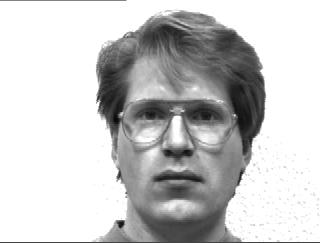
#> input picture newtrain/subject01.centerlight.jpg, 320 x 243 px; its folder holds 4 pictures in this run
$ python 'Eigenfaces vs Fisherfaces reworked final.py'
#> lines starting #> are read from the running program, lines starting #| are printed output that depends on the picture; pictures that were not available may be replaced by others from this repository, and a replacement may not be noted
#!/usr/bin/env python
# coding: utf-8

# ## Importing required libraries
#

# In[1]:


# Import libraries
from matplotlib import pyplot as plt
from matplotlib.image import imread
import numpy as np
import os
import cv2


# In[2]:


dataset_path = 'yalefaces/'
train_path= 'newtrain/'
test_path= 'newtest/'
dataset_dir  = os.listdir(dataset_path)
train_dir=os.listdir(train_path)
test_dir=os.listdir(test_path)
width  = 320
height = 243


# ## Getting train and test images
#
# Here, we also preprocess the data to from 243x320 to 55x55 to increase the speed of computation

# In[3]:


print('Train Images:')
train_image_names = train_dir
training_tensor   = np.ndarray(shape=(len(train_image_names), 55*55), dtype=np.float64)
lst=[]
lstnoresize=[]
for i in range(len(train_image_names)):
    img = plt.imread(train_path + train_image_names[i])
#> img is the input picture: shape (243, 320); min 8, max 255, mean 200.7
    imresize=cv2.resize(img,(55,55)) #Pre processing
#> pass 3 of the loop `for i in range(len(train_image_names)):`:
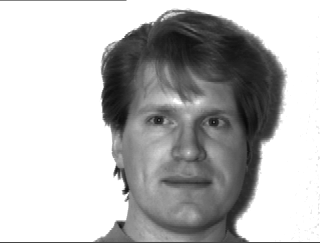
#> input picture newtrain/subject01.happy.gif, 320 x 243 px
#> img is the input picture: shape (243, 320); min 9, max 255, mean 184.5
#> `imresize=cv2.resize(img,(55,55))`:
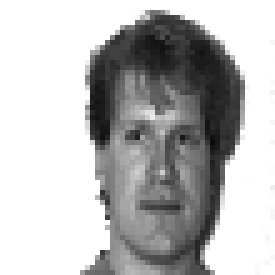
#> imresize: shape (55, 55) (shown 5 times larger); min 11, max 255, mean 185
#> the loop made 4 passes; the first 3 are shown
    training_tensor[i,:] = np.array(imresize, dtype='float64').flatten()
    lst.append(imresize)
    plt.subplot(10,10,1+i)
    plt.imshow(imresize, cmap='gray')
    plt.subplots_adjust(right=3.0, top=3)
    plt.tick_params(labelleft='off', labelbottom='off', bottom='off',top='off',right='off',left='off', which='both')
plt.show()
images=np.array(lst)
print('Test Images:')
test_image_names = test_dir
testing_tensor   = np.ndarray(shape=(len(test_image_names), 55*55), dtype=np.float64)

for i in range(len(test_image_names)):
    img = imread(test_path + test_image_names[i])
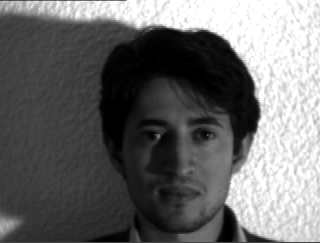
#> input picture newtest/subject03.rightlight.jpg, 320 x 243 px
#> img is the input picture: shape (243, 320); min 0, max 255, mean 106.6
    testresize=cv2.resize(img,(55,55))
    testing_tensor[i,:] = np.array(testresize, dtype='float64').flatten()
    plt.subplot(8,10,1+i)
    plt.title(test_image_names[i].split('.')[0][-2:]+test_image_names[i].split('.')[1])
    plt.imshow(img, cmap='gray')
    plt.subplots_adjust(right=3.0, top=5)
    plt.tick_params(labelleft='off', labelbottom='off', bottom='off',top='off',right='off',left='off', which='both')
plt.show()


# ## Finding the mean face

# In[4]:


mean_face = np.zeros((1,55*55))
for i in training_tensor:
    mean_face = np.add(mean_face,i)
mean_face = np.divide(mean_face,float(len(train_image_names))).flatten()
plt.imshow(mean_face.reshape(55, 55), cmap='gray')
plt.tick_params(labelleft='off', labelbottom='off', bottom='off',top='off',right='off',left='off', which='both')
plt.show()
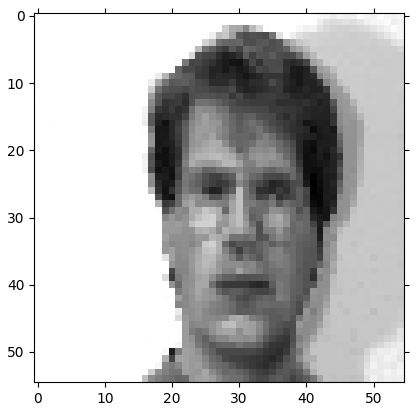
#> figure drawn by matplotlib, 1 panel
len(mean_face)


# ## Finding principal components, Eigenvectors and Eigenvalues

# In[5]:


img_vectors=np.reshape(images,(images.shape[0],images.shape[1]*images.shape[2])) #flattening each image in the array to 1*3025
shortmean=np.mean(img_vectors,axis=0)
image_std_vec=np.std(img_vectors,axis=0)
normalized=[]
for j in img_vectors:
    normalized.append((j-shortmean)) #normalizing each image by subtracting mean face and dividing by standard deviation
normalized=np.array(normalized)
covar=np.cov(np.transpose(normalized)) #finding the covariance matrix
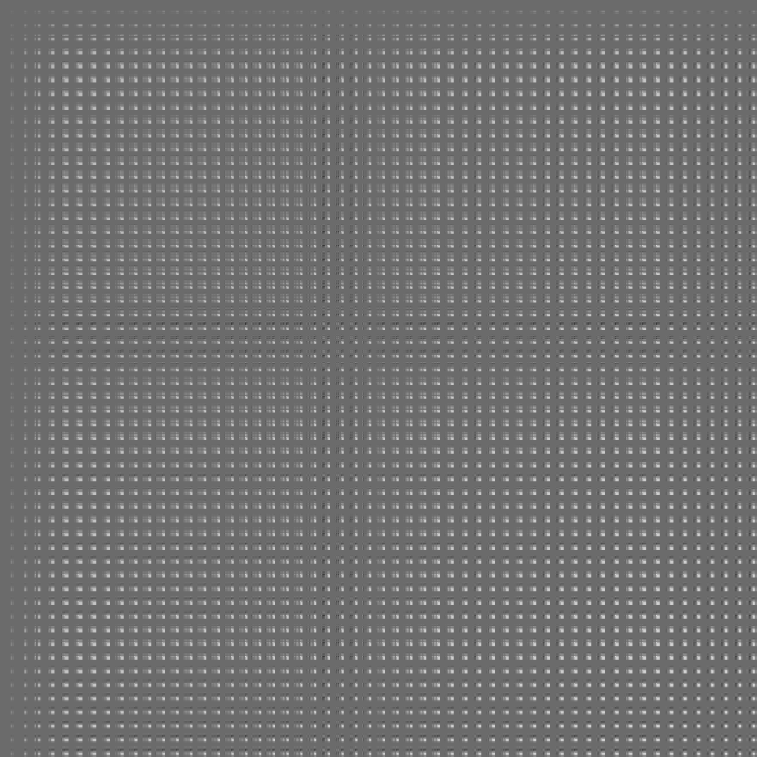
#> covar: shape (3025, 3025) float64 (shown at 1/4 size); min -12310.3, max 16873.6, mean 751.4; drawn with min black and max white
print(mean_face.shape)
print("Computing Eigen vectors")
eigvals, eigvects=np.linalg.eig(covar) #finding eigenvalues and eigenvectors of covariance matrix
print("Eigen vectors calculated")
mean_face=np.reshape(shortmean,(images.shape[1]*images.shape[2]))
print(covar.shape)
#| (3025, 3025)


# ## Top 10 Eigenfaces

# In[22]:


idx = eigvals.argsort()[::-1]
eigvals = eigvals[idx]
eigvects = eigvects[:,idx]
eig_vectors=np.real(np.transpose(eigvects))
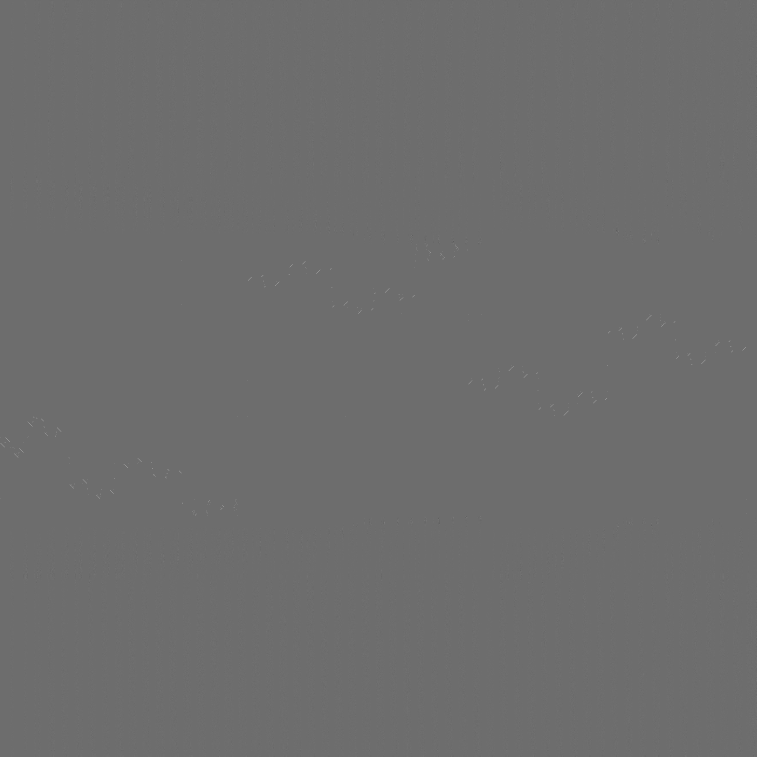
#> eig_vectors: shape (3025, 3025) float64 (shown at 1/4 size); min -0.756, max 1, mean 0.000119; drawn with min black and max white
for i in range(10):
    img = eig_vectors[i].reshape(images.shape[1],images.shape[2])
    plt.subplot(2,5,1+i)
    plt.imshow(img, cmap='gray')
    plt.title("Eigenface "+str(i+1))
    plt.subplots_adjust(right=1.1, top=0.9)
    plt.tick_params(labelleft='off', labelbottom='off', bottom='off',top='off',right='off',left='off', which='both')

plt.show()
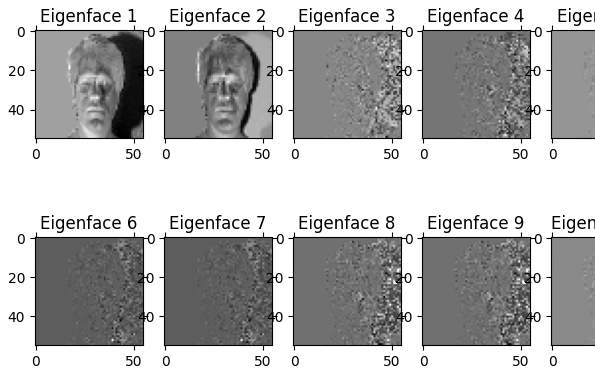
#> figure drawn by matplotlib, 10 panels
print(eig_vectors.shape)
#| (3025, 3025)
imp_eig_vectors=eig_vectors[3:63] #taking only first 60 eigenvectors
eig_vectors_pca=eig_vectors[3:13] #for pca computation


# ## Reading an unknown face

# In[23]:


#image reconstruction
unknown_face        = plt.imread('newtest/subject03.rightlight.jpg')
unknown_face_resize=cv2.resize(unknown_face,(55,55))
unknown_face_vector = np.array(unknown_face_resize, dtype='float64').flatten()
plt.imshow(unknown_face_resize, cmap='gray')
plt.title('Unknown face')
plt.tick_params(labelleft='off', labelbottom='off', bottom='off',top='off',right='off',left='off', which='both')
plt.show()


# ## Finding the image classified to
#

# In[24]:


#first we need the weights for each training image. We project the normalized vector to imp_eig_vectors
w = np.array([np.dot(eig_vectors_pca,i) for i in normalized]) #dont use normalized
print(w[0].shape)
#| (10,)


# In[25]:


normalized_u_vector=np.subtract(unknown_face_vector,mean_face) #normalize unknown face by subtracting mean
uk_wt=np.dot(eig_vectors_pca,normalized_u_vector) #get weights of normalized vector
diff=w-uk_wt #find the difference
norms=np.linalg.norm(diff,axis=1) #calculate the norm for each training image for the given test image
index=np.argmin(norms) #find the index of the minimum norm (Distance)
print(index)
plt.subplot(1,2,1)
plt.imshow(unknown_face_resize,cmap='gray')
plt.title('Unknown Image')
plt.subplot(1,2,2)
plt.imshow(cv2.resize(imread('newtrain/'+train_image_names[index]),(50,50)), cmap='gray')
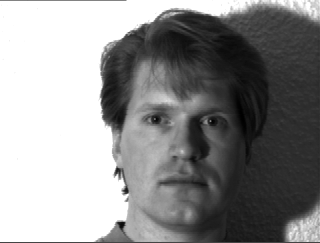
#> input picture newtrain/subject01.leftlight.jpg, 320 x 243 px
plt.title('Recognized Person')


# ## Finding classification for all the test images

# In[26]:


crt=0
total=0
for i in range(0,len(testing_tensor)):
    u_face=testing_tensor[i]
    normalized_u_face=np.subtract(u_face,mean_face)
    unknown_weight=np.dot(eig_vectors_pca,normalized_u_face)
    diff_wt=w-unknown_weight
    norms=np.linalg.norm(diff_wt,axis=1) #calculate the norm for each training image for the given test image
    index=np.argmin(norms) #find the index of the minimum norm (Distance)
    plt.subplot(1,2,1)
    plt.imshow(u_face.reshape((55,55)),cmap='gray')
    if(train_image_names[index].split(".")[0]==test_image_names[i].split(".")[0]):
        crt+=1
    plt.title('Unknown Image')
    plt.subplot(1,2,2)
    plt.imshow(cv2.resize(imread('newtrain/'+train_image_names[index]),(50,50)), cmap='gray')
    plt.title('Recognized Person')
    plt.show()
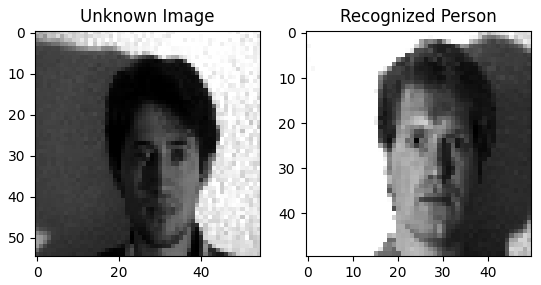
#> figure drawn by matplotlib, 2 panels
    total+=1


# In[27]:


print("The accuracy using eigenfaces is ",crt/total)
d={'1':[],'2':[],'3':[],'4':[],'5':[],'6':[],'7':[],'8':[],'9':[],'10':[],'11':[],'12':[],'13':[],'14':[],'15':[]} #taking only 10 subjects for classification of train data
k=1
while(k<16):
    for i in train_dir:
        if(k<=9):
            q='0'+str(k)
            if(i[7:9]==q):
                d[str(k)].append(i)

        else:
            q=k
            if(i[7:9]==str(q)):
                d[str(k)].append(i)
    k+=1


# In[12]:


#Creating a vector containing samples from each class. This is X vector
X=[d[i] for i in d.keys()]
tensor=[]
for i in range(0,15):
    for j in range(0,5):
#> (the run stopped early here; a loop or call above may not have finished)
